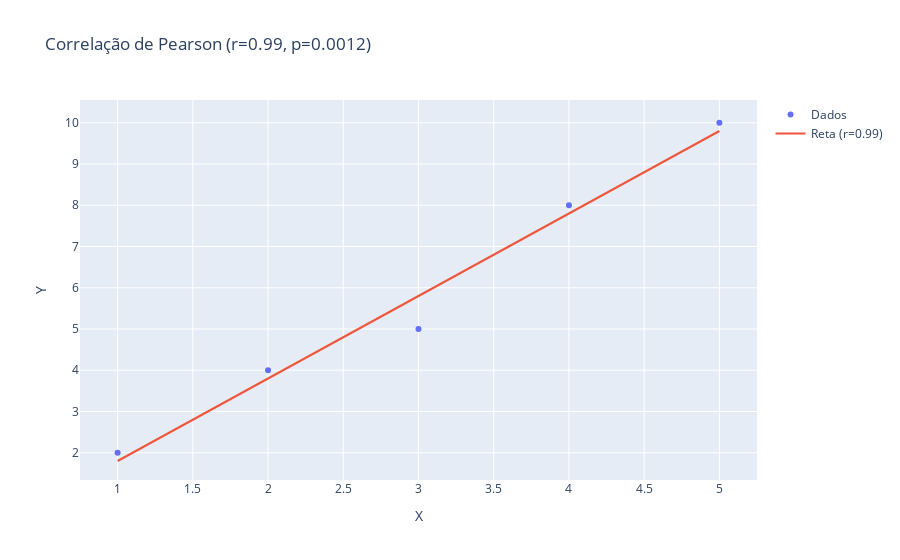

The notebook cell saved with this chart:
### Code cell
x = [1, 2, 3, 4, 5]
y = [2, 4, 5, 8, 10]

r, p, a, b = correlacao_pearson_plot(x, y)

print("r:", r)
print("p-valor:", p)
print("reta: y =", a, "* x +", b)

### Figure 1 — Plotly figure (JSON) as saved in the notebook; plotly's stock layout.template omitted (floating-point values rounded to 4 significant figures)
{"data": [{"mode": "markers", "name": "Dados", "type": "scatter", "x": [1, 2, 3, 4, 5], "y": [2, 4, 5, 8, 10]}, {"mode": "lines", "name": "Reta (r=0.99)", "type": "scatter", "x": [1, 2, 3, 4, 5], "y": [1.8, 3.8, 5.8, 7.8, 9.8]}], "layout": {"title": {"text": "Correlação de Pearson (r=0.99, p=0.0012)"}, "xaxis": {"title": {"text": "X"}}, "yaxis": {"title": {"text": "Y"}}}}
